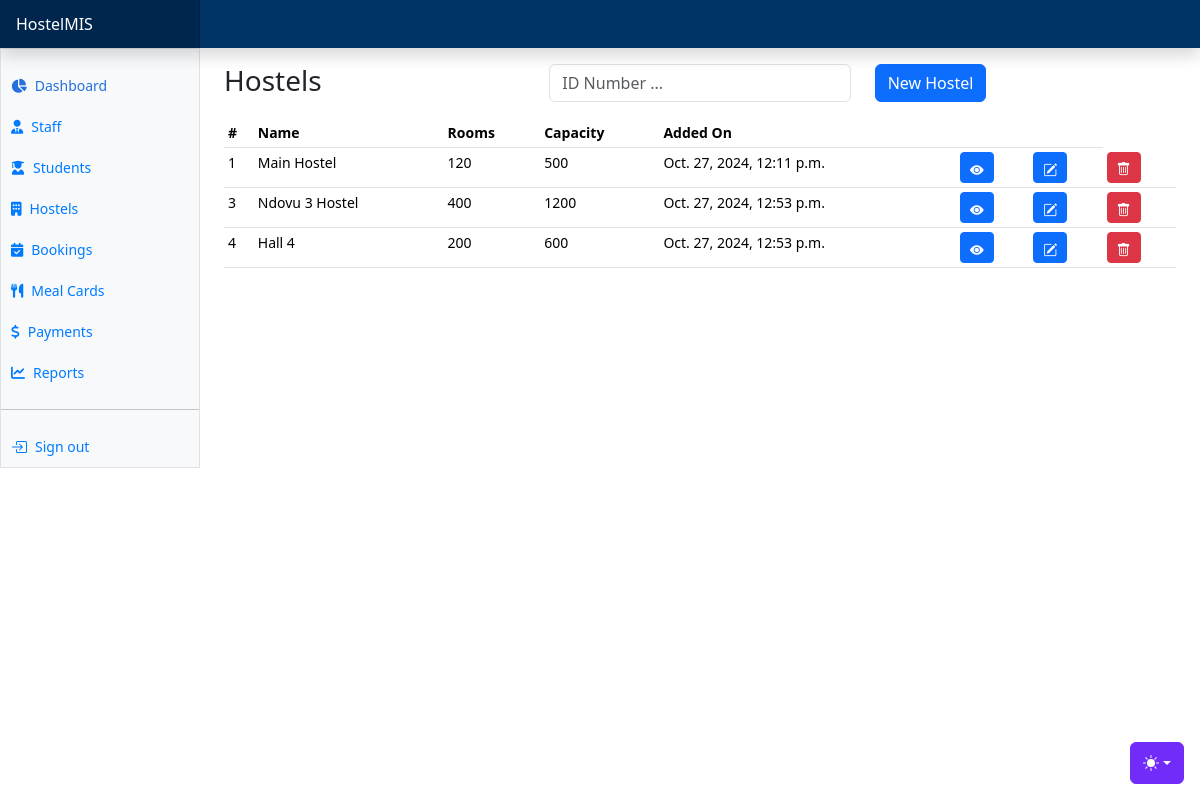
Before: /hostels/ with the older database file.
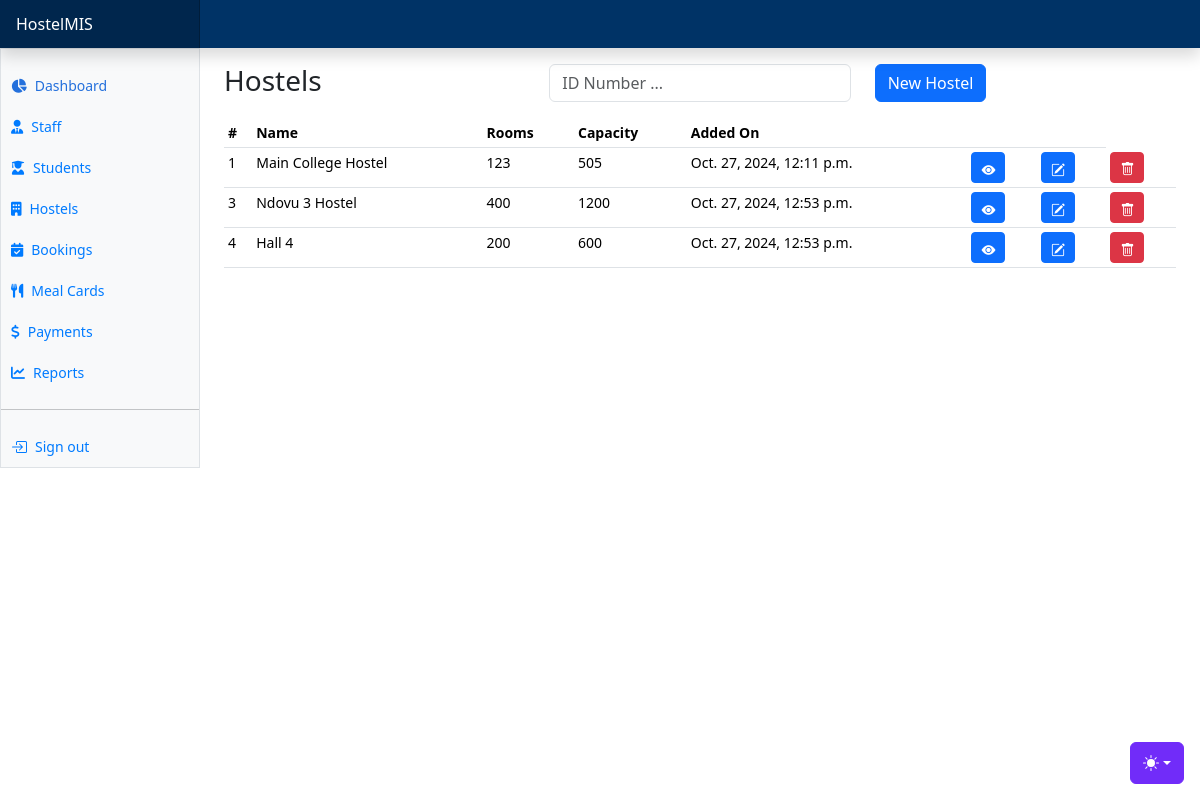
After: the same page with the newer database file.
### apps/hostels/models.py (models this page shows, shortened)
class Hostel(AbsoluteBaseModel):
    name = models.CharField(max_length=255)
    rooms = models.IntegerField(default=1)
    capacity = models.IntegerField(default=1)

### apps/hostels/views.py (the view)
# urls.py: path("hostels/", include("apps.hostels.urls")),
def hostels(request):
    hostels = Hostel.objects.all()
    context = {
        "hostels": hostels,
    }
    return render(request, "hostels/hostels.html", context)

### templates/hostels/hostels.html (shortened to what this page needs)
{% extends "base.html" %}
{% block content %}
<div class="row">
    <div class="col">
        <h3>Hostels</h3>
    </div>
    <div class="col">
      <form method="POST">
        <div class="input-group mb-3">
            <div class="col">
              <input type="text" class="form-control" name="search_text" id="search_text" placeholder="ID Number ...">
            </div>
          </div>
      </form>
    </div>
    <div class="col">
      <button class="btn btn-primary" data-bs-toggle="modal" data-bs-target="#newHostelModal">New Hostel</button>
    </div>
</div>
      <div class="table-responsive small">
        <table class="table table-sm">
          <thead>
            <tr>
              <th scope="col">#</th>
              <th scope="col">Name</th>
              <th scope="col">Rooms</th>
              <th scope="col">Capacity</th>
              <th scope="col">Added On</th>
              <th scope="col" colspan="2"></th>
            </tr>
          </thead>
          <tbody>
            {% for hostel in hostels %}
            <tr>
              <td>{{hostel.id}}</td>
              <td>{{hostel.name}}</td>
              <td>{{hostel.rooms}}</td>
              <td>{{hostel.capacity}}</td>
              <td>{{hostel.created_on}}</td>
              <td>
                <a href="{% url 'hostel-details' hostel.id %}" class="btn btn-primary btn-sm"><i class="bi bi-eye-fill"></i></a>
              </td>
              <td><a class="btn btn-primary btn-sm" data-bs-toggle="modal" data-bs-target="#editHostelModal{{ hostel.id }}">
                <i class="bi bi-pencil-square"></i>
              </a></td>
              <td><a class="btn btn-danger btn-sm" data-bs-toggle="modal" data-bs-target="#deleteHostelModal{{ hostel.id }}">
                <i class="bi bi-trash"></i>
              </a></td>
            </tr>
            {% endfor %}
          </tbody>
        </table>
      </div>
{% endblock content %}

Changed rows visible on the page:
changed Hostel id 1: name "Main Hostel" → "Main College Hostel"; rooms "120" → "123"; capacity "500" → "505"
